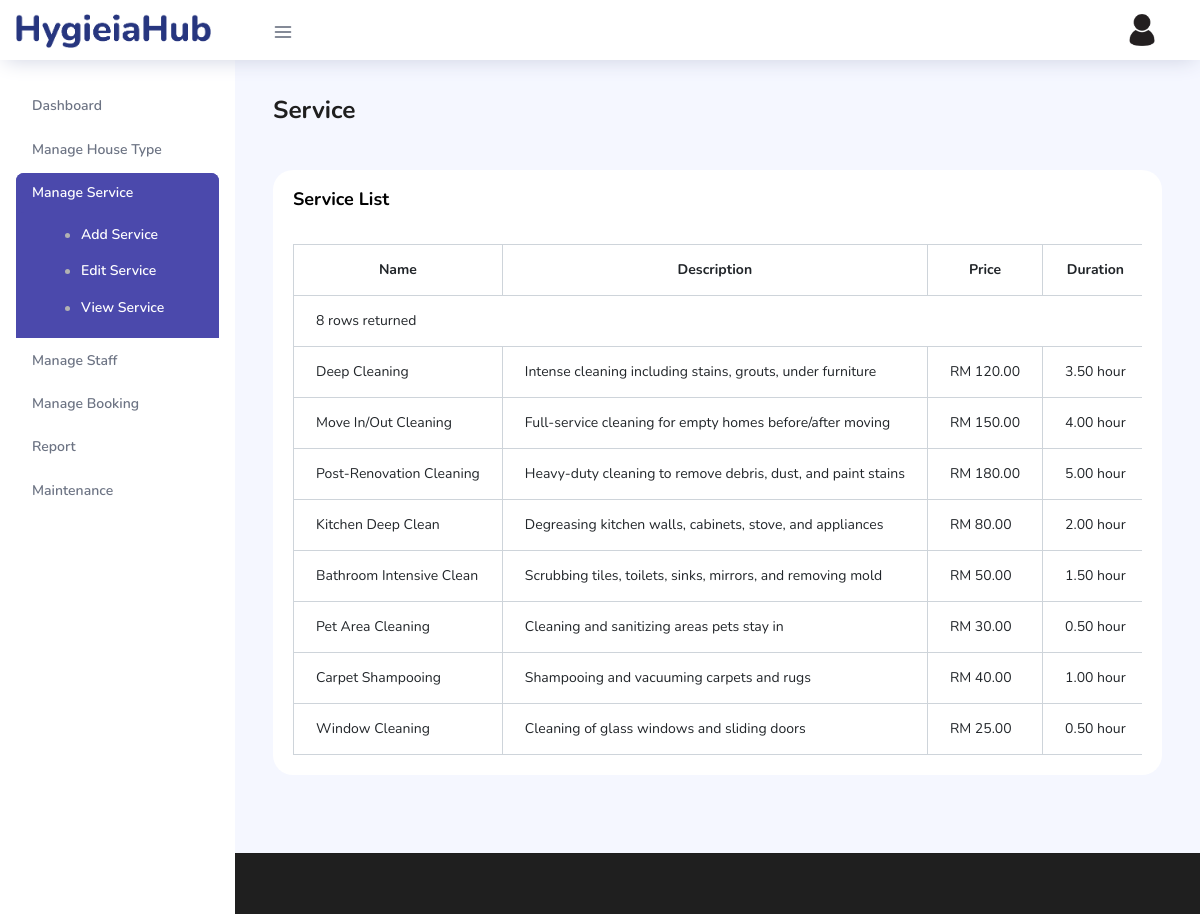
Screenshot of /staff/viewservice.php (signed in) with the database file from the repository.
### tables this page shows
CREATE TABLE `additional_service` (
  `service_id` int(11) NOT NULL AUTO_INCREMENT,
  `name` varchar(100) NOT NULL,
  `description` varchar(300) DEFAULT NULL,
  `price_RM` decimal(5,2) NOT NULL,
  `duration_hour` decimal(3,2) NOT NULL,
  PRIMARY KEY (`service_id`)
);

### staff/viewservice.php (the view, shortened to what this page needs)
<!DOCTYPE html>
<html lang="en">
<head>
    <link rel="stylesheet" href="../vendors/feather/feather.css">
    <link rel="stylesheet" href="../vendors/ti-icons/css/themify-icons.css">
    <link rel="stylesheet" href="../vendors/css/vendor.bundle.base.css">
    <link rel="stylesheet" href="../css/vertical-layout-light/style.css">
</head>
<body>
    <div class="container-scroller">
        <nav class="navbar col-lg-12 col-12 p-0 fixed-top d-flex flex-row">
            <div class="text-center navbar-brand-wrapper d-flex align-items-center justify-content-center">
                <a class="navbar-brand brand-logo mr-1" href="dashboard.php"><img src="..\images\HygieaHub logo.png" class="mr-1" alt="HygieiaHub logo" /></a>
            </div>
            <div class="navbar-menu-wrapper d-flex align-items-center justify-content-end">
                <button class="navbar-toggler navbar-toggler align-self-center" type="button" data-toggle="minimize">
                    <span class="icon-menu"></span>
                </button>
                <ul class="navbar-nav navbar-nav-right">
                    <li class="nav-item nav-profile dropdown">
                        <a class="nav-link dropdown-toggle" href="#" data-toggle="dropdown" id="profileDropdown">
                            <img src="..\images\profile picture.jpg" alt="profile" />
                        </a>
                    </li>
                </ul>
            </div>
        </nav>
        <div class="container-fluid page-body-wrapper">
            <nav class="sidebar sidebar-offcanvas" id="sidebar">
                <ul class="nav">
                    <li class="nav-item">
                        <a class="nav-link" href="dashboard.php">
                            <span class="menu-title">Dashboard</span>
                        </a>
                    </li>
                    <li class="nav-item">
                        <a class="nav-link" data-toggle="collapse" href="#manage-housetype" aria-expanded="false" aria-controls="manage-housetype">
                            <span class="menu-title">Manage House Type</span>
                            <i class="menu-arrow"></i>
                        </a>
                    </li>
                    <li class="nav-item">
                        <a class="nav-link" data-toggle="collapse" href="#manage-service" aria-expanded="false" aria-controls="manage-service">
                            <span class="menu-title">Manage Service</span>
                            <i class="menu-arrow"></i>
                        </a>
                        <div class="collapse" id="manage-service">
                            <ul class="nav flex-column sub-menu">
                                <li class="nav-item"> <a class="nav-link" href="addservice.php">Add Service</a></li>
                                <li class="nav-item"> <a class="nav-link" href="editservice.php">Edit Service</a></li>
                                <li class="nav-item"> <a class="nav-link" href="viewservice.php">View Service</a></li>
                            </ul>
                        </div>
                    </li>
                    <li class="nav-item">
                        <a class="nav-link" href="managestaff.php">
                            <span class="menu-title">Manage Staff</span>
                        </a>
                    </li>
                    <li class="nav-item">
                        <a class="nav-link" href="managebooking.php">
                            <span class="menu-title">Manage Booking</span>
                        </a>
                    </li>
                    <li class="nav-item">
                        <a class="nav-link" data-toggle="collapse" href="#report" aria-expanded="false" aria-controls="report">
                            <span class="menu-title">Report</span>
                            <i class="menu-arrow"></i>
                        </a>
                    </li>
                    <li class="nav-item">
                        <a class="nav-link" href="maintenance.php">
                            <span class="menu-title">Maintenance</span>
                        </a>
                    </li>
                </ul>
            </nav>
            <div class="main-panel">
                <div class="content-wrapper">
                    <div class="row">
                        <div class="col-md-12 grid-margin">
                            <h3 class="font-weight-bold">Service</h3>
                        </div>
                    </div>
                    <div class="row">
                        <div class="col-md-12 grid-margin stretch-card">
                            <div class="card">
                                <div class="card-body">
                                    <h4 class="card-title">Service List</h4>
                                    <div class="table-responsive pt-3">
                                        <table class="table table-bordered table-hover">
                                            <thead>
                                                <tr>
                                                    <th style="text-align: center;">Name</th>
                                                    <th style="text-align: center;">Description</th>
                                                    <th style="text-align: center;">Price</th>
                                                    <th style="text-align: center;">Duration</th>
                                                </tr>
                                            </thead>
                                            <tbody>
                                                <?php
                                                include '../dbconnection.php';
                                                $stmt_list = "SELECT name, description, price_RM, duration_hour FROM additional_service";
                                                $result = $conn->query($stmt_list);
                                                echo "<tr><td colspan='4'>" . $result->num_rows . " rows returned</td></tr>";
                                                if ($result->num_rows > 0) {
                                                    while ($row = $result->fetch_assoc()) {
                                                        echo "<tr>
                                                            <td>" . htmlspecialchars($row["name"]) . "</td>
                                                            <td>" . htmlspecialchars($row["description"]) . "</td>
                                                            <td>RM " . htmlspecialchars($row["price_RM"]) . "</td>
                                                            <td>" . htmlspecialchars($row["duration_hour"]) . " hour</td>
                                                        </tr>";
                                                    }
                                                } else {
                                                    echo "<tr><td colspan='4'>No services found</td></tr>";
                                                }
                                                ?>
                                            </tbody>
                                        </table>
                                    </div>
                                </div>
                            </div>
                        </div>
                    </div>
                </div>
                <footer class="footer"></footer>
            </div>
        </div>
    </div>
</body>
</html>

### rows the page displays
additional_service: name "Deep Cleaning", description "Intense cleaning including stains, grouts, under furniture", price_RM "120.00", duration_hour "3.50"
additional_service: name "Move In/Out Cleaning", description "Full-service cleaning for empty homes before/after moving", price_RM "150.00", duration_hour "4.00"
additional_service: name "Post-Renovation Cleaning", description "Heavy-duty cleaning to remove debris, dust, and paint stains", price_RM "180.00", duration_hour "5.00"
additional_service: name "Kitchen Deep Clean", description "Degreasing kitchen walls, cabinets, stove, and appliances", price_RM "80.00", duration_hour "2.00"
additional_service: name "Bathroom Intensive Clean", description "Scrubbing tiles, toilets, sinks, mirrors, and removing mold", price_RM "50.00", duration_hour "1.50"
additional_service: name "Pet Area Cleaning", description "Cleaning and sanitizing areas pets stay in", price_RM "30.00", duration_hour "0.50"
additional_service: name "Carpet Shampooing", description "Shampooing and vacuuming carpets and rugs", price_RM "40.00", duration_hour "1.00"
additional_service: name "Window Cleaning", description "Cleaning of glass windows and sliding doors", price_RM "25.00", duration_hour "0.50"

### other values shown
$result->num_rows "8"
